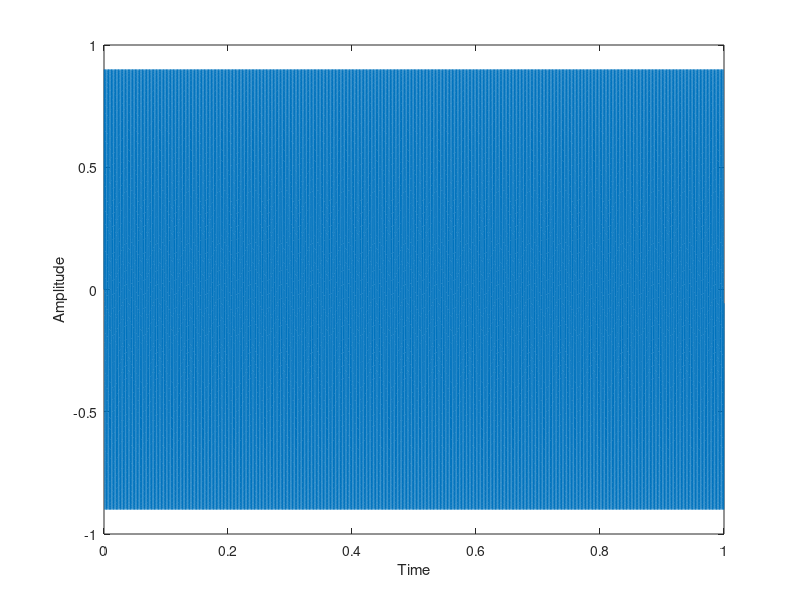

The MATLAB script that drew this image: (Note: this script raises an error after producing the figure.)
amp = 0.9
f=440
fs = 44100
dur = 1
n = 0:round(dur*fs)-1;
t=n/fs;
theta = 0
sig = amp*sin(2*pi*f*t + theta)
soundsc(sig, fs);
plot(t, sig)
xlabel("Time")
ylabel("Amplitude")
title
grid on
